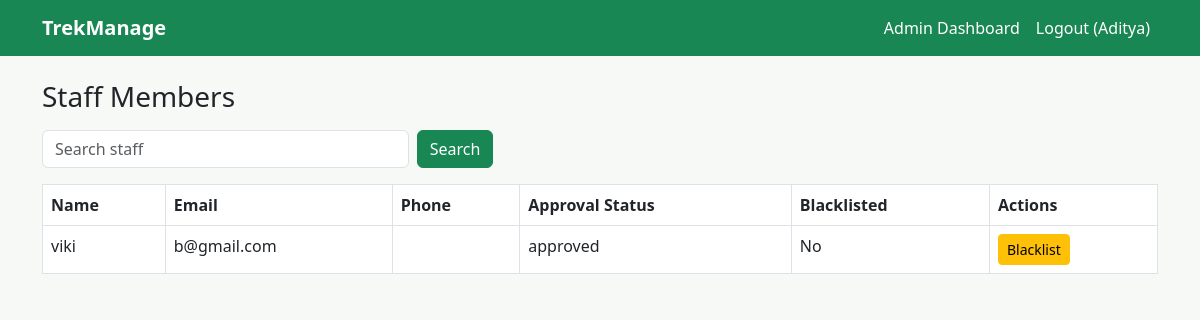
The app's page /admin/staff (signed in) with its own data.
### models.py (models this page shows)
class User(db.Model, UserMixin):
    id = db.Column(db.Integer, primary_key=True)
    full_name = db.Column(db.String(100), nullable=False)
    email = db.Column(db.String(120), unique=True, nullable=False)
    password_hash = db.Column(db.String(200), nullable=False)
    phone_number = db.Column(db.String(20))
    role = db.Column(db.String(20), nullable=False)
    approval_status = db.Column(db.String(20), default="approved")
    blacklist_status = db.Column(db.Boolean, default=False)
    treks_guided = db.relationship("Trek", backref="guide", lazy=True)
    bookings = db.relationship("Booking", backref="trekker", lazy=True)

### routes/admin_routes.py (the view)
@admin_blueprint.route("/staff")
@login_required
@admin_only
def view_staff():
    search_term = request.args.get("search_term", "")
    query = User.query.filter_by(role="staff")
    if search_term:
        query = query.filter(User.full_name.ilike(f"%{search_term}%"))
    staff_list = query.all()
    return render_template("admin/staff.html", staff_list=staff_list, search_term=search_term)

### app.py (called while the page is built)
@login_manager.user_loader
def load_user(user_id):
    return User.query.get(int(user_id))

### routes/admin_routes.py (called while the page is built)
def admin_only(view_function):
    @wraps(view_function)
    def wrapper(*args, **kwargs):
        if not current_user.is_authenticated or current_user.role != "admin":
            flash("Admin access required.")
            return redirect(url_for("auth.login"))
        return view_function(*args, **kwargs)
    return wrapper

### templates/admin/staff.html (shortened to what this page needs)
{% extends "base.html" %}
{% block content %}
<h3 class="mb-3">Staff Members</h3>
<form method="GET" class="row g-2 mb-3">
    <div class="col-md-4">
        <input type="text" name="search_term" class="form-control" placeholder="Search staff" value="{{ search_term }}">
    </div>
    <div class="col-md-2">
        <button type="submit" class="btn btn-success">Search</button>
    </div>
</form>
<table class="table table-bordered bg-white">
    <thead>
        <tr>
            <th>Name</th>
            <th>Email</th>
            <th>Phone</th>
            <th>Approval Status</th>
            <th>Blacklisted</th>
            <th>Actions</th>
        </tr>
    </thead>
    <tbody>
        {% for staff_member in staff_list %}
        <tr>
            <td>{{ staff_member.full_name }}</td>
            <td>{{ staff_member.email }}</td>
            <td>{{ staff_member.phone_number }}</td>
            <td>{{ staff_member.approval_status }}</td>
            <td>{{ "Yes" if staff_member.blacklist_status else "No" }}</td>
            <td>
                <a href="{{ url_for('admin.toggle_blacklist', user_id=staff_member.id) }}" class="btn btn-sm btn-warning">
                    {{ "Unblacklist" if staff_member.blacklist_status else "Blacklist" }}
                </a>
            </td>
        </tr>
        {% else %}
        <tr><td colspan="6">No staff members found.</td></tr>
        {% endfor %}
    </tbody>
</table>
{% endblock %}

### templates/base.html (shortened to what this page needs)
<!DOCTYPE html>
<html lang="en">
<head>
    <link href="https://cdn.jsdelivr.net/npm/bootstrap@5.3.0/dist/css/bootstrap.min.css" rel="stylesheet">
    <link href="{{ url_for('static', filename='css/style.css') }}" rel="stylesheet">
</head>
<body>
    <nav class="navbar navbar-expand-lg navbar-dark bg-success">
        <div class="container">
            <a class="navbar-brand" href="{{ url_for('trekker.browse_treks') }}">TrekManage</a>
            <div class="navbar-nav ms-auto">
                {% if current_user.is_authenticated %}
                    {% if current_user.role == 'admin' %}
                        <a class="nav-link text-white" href="{{ url_for('admin.dashboard') }}">Admin Dashboard</a>
                    {% elif current_user.role == 'staff' %}
                        <a class="nav-link text-white" href="{{ url_for('staff.dashboard') }}">Staff Dashboard</a>
                    {% else %}
                        <a class="nav-link text-white" href="{{ url_for('trekker.browse_treks') }}">Browse Treks</a>
                        <a class="nav-link text-white" href="{{ url_for('trekker.my_bookings') }}">My Bookings</a>
                        <a class="nav-link text-white" href="{{ url_for('trekker.edit_profile') }}">Profile</a>
                    {% endif %}
                    <a class="nav-link text-white" href="{{ url_for('auth.logout') }}">Logout ({{ current_user.full_name }})</a>
                {% else %}
                    <a class="nav-link text-white" href="{{ url_for('auth.login') }}">Login</a>
                    <a class="nav-link text-white" href="{{ url_for('auth.register') }}">Register</a>
                {% endif %}
            </div>
        </div>
    </nav>
    <div class="container mt-4">
        {% block content %}{% endblock %}
    </div>
</body>
</html>

### static/css/style.css (style rules this page uses)
body { background-color: #f7f9f7; }
.navbar-brand { font-weight: bold; }

### records on screen
User: full_name "Aditya"
User: full_name "viki", email "b@gmail.com", approval_status "approved", blacklist_status "No", blacklist_status "Blacklist"
